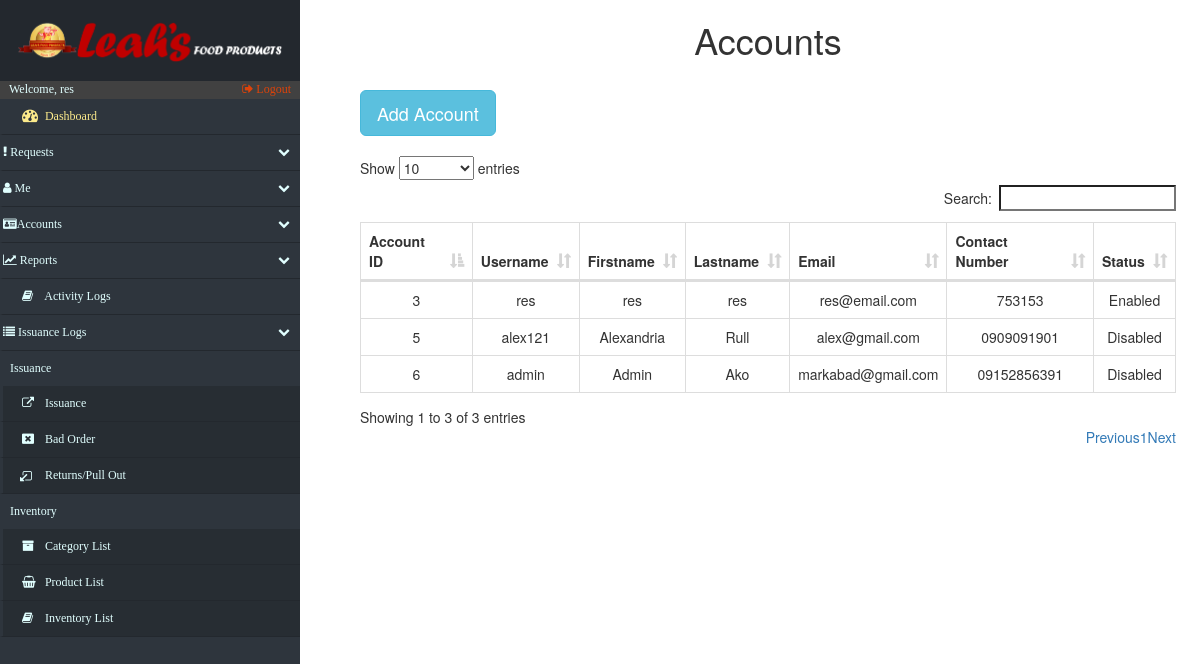
The page /Settings.php (signed in) on the database as committed earlier.
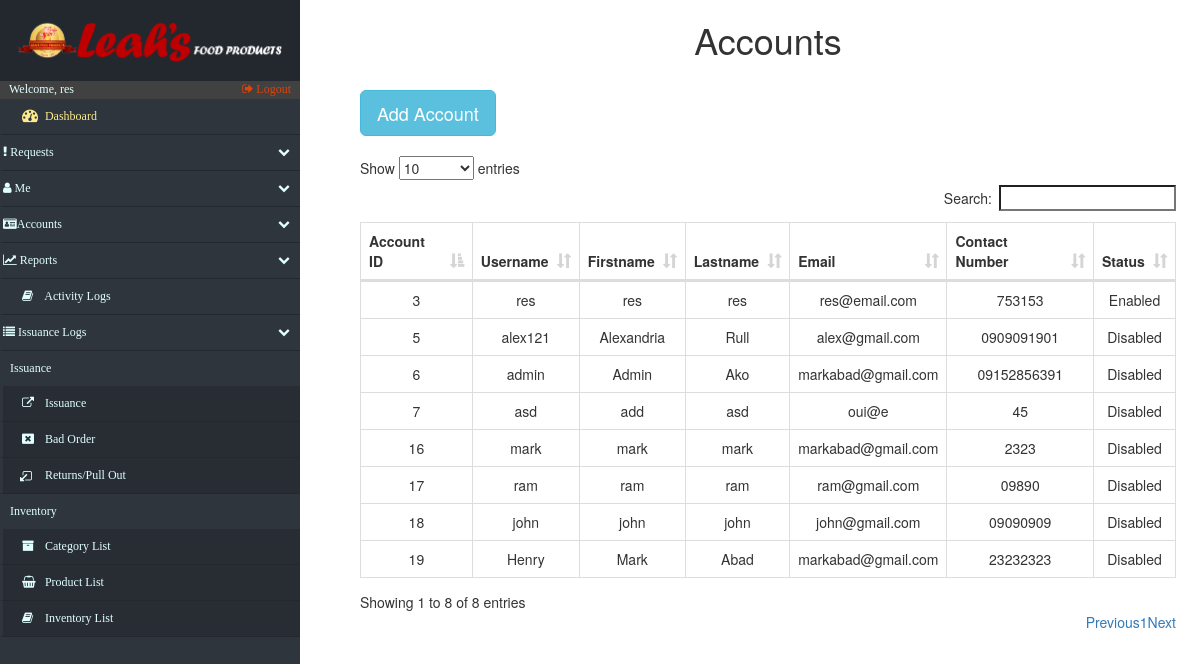
The same page on the database as committed later.
### tables this page shows
CREATE TABLE `accounts` (
  `acc_id` int(12) NOT NULL,
  `username` varchar(15) NOT NULL,
  `first_name` varchar(20) NOT NULL,
  `last_name` varchar(20) NOT NULL,
  `password` varchar(128) NOT NULL,
  `email` varchar(20) NOT NULL,
  `contact_no` varchar(20) NOT NULL,
  `status` varchar(10) NOT NULL DEFAULT 'Disabled',
  `branch` varchar(50) DEFAULT NULL,
  `acctype` varchar(45) DEFAULT NULL
);

### Settings.php (the view, shortened to what this page needs)
<!DOCTYPE html>
<html lang="en">
<head>
    <?php include('fragments/config.php') ?>
    <link rel="stylesheet" href="https://maxcdn.bootstrapcdn.com/bootstrap/3.3.7/css/bootstrap.min.css">
    <link href="src/css/datatables.css" rel="stylesheet">
    <link href="//maxcdn.bootstrapcdn.com/font-awesome/4.2.0/css/font-awesome.min.css" rel="stylesheet">
    <link href="src/css/sidebar.css" rel="stylesheet">
    <link href="src/css/custom.css" rel="stylesheet">
</head>
<body>
    <div class="nav-side-menu">
        <div class="brand">
            <div class="brandtext"></div>
        </div>
        <div class="user_info">
            <span>Welcome, <?php
                echo $_SESSION['username'];
                ?>
            </span>
            <a href="fragments/logout.php">
                <i class="fa fa-sign-out" aria-hidden="true"></i> Logout
            </a>
        </div>
        <div class="menu-list">
            <ul id="menu-content" class="menu-content collapse out">
                <li>
                    <a id="dashboard_txt" href="index.php">
                        <i class="fa fa-dashboard fa-lg"></i> Dashboard
                    </a>
                </li>
                <li data-toggle="collapse" data-target="#products" class="collapsed">
                    <i class="fa fa-exclamation"></i> Requests <span class="arrow"></span>
                </li>
                <li data-toggle="collapse" data-target="#service" class="collapsed">
                    <i class="fa fa-user"></i> Me <span class="arrow"></span>
                </li>
                <li data-toggle="collapse" data-target="#accounts" class="collapsed">
                    <i class="fa fa-id-card" aria-hidden="true"></i>Accounts <span class="arrow"></span>
                </li>
                <li data-toggle="collapse" data-target="#reports" class="collapsed">
                    <i class="fa fa-line-chart" aria-hidden="true"></i> Reports <span class="arrow"></span>
                </li>
                <li>
                    <a href="log_Activity.php">
                        <i class="fa fa-book"></i> Activity Logs
                    </a>
                </li>
                <li data-toggle="collapse" data-target="#issue" class="collapsed">
                    <i class="fa fa-list" aria-hidden="true"></i> Issuance Logs <span class="arrow"></span>
                </li>
                <div class="sub-menu_nct">
                    <span class="sub-menu">Issuance
                    </span>
                </div>
                <li class="sub-menu_nc">
                    <a href="issuance.php">
                        <i class="fa fa-external-link" aria-hidden="true"></i> Issuance
                    </a>
                </li>
                <li class="sub-menu_nc">
                    <a href="issuance_BadOrder.php">
                        <i class="fa fa-window-close" aria-hidden="true"></i> Bad Order
                    </a>
                </li>
                <li class="sub-menu_nc">
                    <a href="issuance_Returns.php">
                        <i class="fa fa-external-link fa-rotate-180" aria-hidden="true"></i> Returns/Pull Out
                    </a>
                </li>
                <div class="sub-menu_nct">
                    <span class="sub-menu">Inventory
                    </span>
                </div>
                <li class="sub-menu_nc">
                    <a class="sub-menu_nc" href="categories.php">
                        <i class="fa fa-archive"> </i> Category List
                    </a>
                </li>
                <li class="sub-menu_nc">
                    <a class="sub-menu_nc" href="products.php">
                        <i class="fa fa-shopping-basket"> </i> Product List
                    </a>
                </li>
                <li class="sub-menu_nc">
                    <a href="inventory.php">
                        <i class="fa fa-book"> </i> Inventory List
                    </a>
                </li>
            </ul>
        </div>
    </div>
    <div id="page-content-wrapper">
        <div class="containers">
            <table class="table table-striped table-bordered">
                <h1 align="center">Accounts</h1>
            </table>
            <?php
							$retrieve = ("SELECT acc_id, username, first_name, last_name, email, contact_no, status FROM accounts ");
							$results = mysqli_query($db, $retrieve);
						?>
                <table class="table table-striped table-bordered">
                    <button type="button" class="btn btn-info btn-lg" data-toggle="modal" data-target="#myModal">Add Account</button>
                </table>
                <table id="datatables" class="table table-hover table-bordered dataTable" cellspacing="0" width="100%" role="grid" aria-describedby="myTable_info" style="width: 100%;">
                    <thead>
                        <tr>
                            <th>Account ID</th>
                            <th>Username</th>
                            <th>Firstname</th>
                            <th>Lastname</th>
                            <th>Email</th>
                            <th>Contact Number</th>
                            <th>Status</th>
                        </tr>
                    </thead>
                    <tbod y>
                        <?php
							foreach ($results as $data):
						?>
                            <tr>
                                <td data-title="accountID">
                                    <?php echo $data["acc_id"]; ?>
                                </td>
                                <td data-title="user_name">
                                    <?php echo $data["username"]; ?>
                                </td>
                                <td data-title="fname">
                                    <?php echo $data["first_name"]; ?>
                                </td>
                                <td data-title="lname">
                                    <?php echo $data["last_name"]; ?>
                                </td>
                                <td data-title="mail">
                                    <?php echo $data["email"]; ?>
                                </td>
                                <td data-title="cno">
                                    <?php echo $data["contact_no"]; ?>
                                </td>
                                <td data-title="status">
                                    <?php echo $data["status"]; ?>
                                </td>
                            </tr>
                            <?php
							endforeach;
						?>
                </table>
        </div>
    </div>
</body>
</html>

### src/css/datatables.css (style rules this page uses)
table.dataTable { clear: both; width: auto; text-align: center; margin-top: 6px !important; margin-bottom: 6px !important; max-width: none !important; border-collapse: separate !important }
table.dataTable td, table.dataTable th { -webkit-box-sizing: content-box; box-sizing: content-box }
table.dataTable thead>tr>th.sorting_asc, table.dataTable thead>tr>th.sorting_desc, table.dataTable thead>tr>th.sorting, table.dataTable thead>tr>td.sorting_asc, table.dataTable thead>tr>td.sorting_desc, table.dataTable thead>tr>td.sorting { padding-right: 30px }
table.dataTable thead .sorting, table.dataTable thead .sorting_asc, table.dataTable thead .sorting_desc, table.dataTable thead .sorting_asc_disabled, table.dataTable thead .sorting_desc_disabled { cursor: pointer; position: relative }
table.dataTable thead .sorting:after, table.dataTable thead .sorting_asc:after, table.dataTable thead .sorting_desc:after, table.dataTable thead .sorting_asc_disabled:after, table.dataTable thead .sorting_desc_disabled:after { position: absolute; bottom: 8px; right: 8px; display: block; font-family: 'Glyphicons Halflings'; opacity: 0.5 }
table.dataTable thead .sorting:after { opacity: 0.2; content: "\e150" }
table.dataTable thead .sorting_asc:after { content: "\e155" }
table.table-bordered.dataTable th, table.table-bordered.dataTable td { border-left-width: 0 }
table.table-bordered.dataTable th:last-child, table.table-bordered.dataTable th:last-child, table.table-bordered.dataTable td:last-child, table.table-bordered.dataTable td:last-child { border-right-width: 0 }
table.table-bordered.dataTable tbody th, table.table-bordered.dataTable tbody td { border-bottom-width: 0 }

### src/css/sidebar.css (style rules this page uses)
.nav-side-menu { overflow: hidden; font-family: verdana; font-size: 12px; font-weight: 200; background-color: #2e353d; position: fixed; top: 0px; width: 300px; height: 100%; color: #e1ffff; }
.nav-side-menu .brand { background-color: #23282e; line-height: 50px; display: block; text-align: center; font-size: 14px; }
.nav-side-menu ul, .nav-side-menu li { list-style: none; padding: 0px; margin: 0px; line-height: 35px; cursor: pointer; }
.nav-side-menu li { padding-left: 0px; border-left: 3px solid #2e353d; border-bottom: 1px solid #23282e; }
.nav-side-menu li a { text-decoration: none; color: #e1ffff; }
.nav-side-menu li a i { padding-left: 10px; width: 20px; padding-right: 20px; }
@media (min-width: 800px) { .nav-side-menu .menu-list .menu-content { display: block; } }
body { margin: 0px; padding: 0px; }
#dashboard_txt { color: #fcea8b; }
.sub-menu_nc { background-color: #272d33; }
.sub-menu_nct { padding-left: 10px; }
.nav-side-menu .brand .brandtext { padding: 4%; content: url(../img/LeahsTextAlter.PNG); width: 100%; text-align: center; }
.user_info { background-color: #414141; }
.user_info a { float: right; padding-right: 3%; color: #dd430a; }
.user_info span { padding-left: 3% }
.sub-menu_nc a { display: block; }
.menu-content > li a { display: inline-block; width: 100%; }
#menu-content li a { padding-left: 3%; }

### src/css/custom.css (style rules this page uses)
.containers { padding: 0px; margin: 0px; float: right; width: 79%; padding-right: 5%; }
@media (max-width: 1600px) { .containers { width: 75%; padding-right: 4%; } }
@media (max-width: 1400px) { .containers { width: 73%; padding-right 3%;: } }
@media (max-width: 1260px) { .containers { width: 70%; padding-right: 2%; } }

Rows that differ between the two databases and show on the page:
added accounts: acc_id "7", username "asd", first_name "add", last_name "asd", email "oui@e", contact_no "45", status "Disabled"
added accounts: acc_id "16", username "mark", first_name "mark", last_name "mark", email "markabad@gmail.com", contact_no "2323", status "Disabled"
added accounts: acc_id "17", username "ram", first_name "ram", last_name "ram", email "ram@gmail.com", contact_no "09890", status "Disabled"
added accounts: acc_id "18", username "john", first_name "john", last_name "john", email "john@gmail.com", contact_no "09090909", status "Disabled"
added accounts: acc_id "19", username "Henry", first_name "Mark", last_name "Abad", email "markabad@gmail.com", contact_no "23232323", status "Disabled"
Other text that changed with them:
text written by a page script: "Show entries Search: Showing 1 to 3 of 3 entries Previous 1 Next" → "Show entries Search: Showing 1 to 8 of 8 entries Previous 1 Next"
